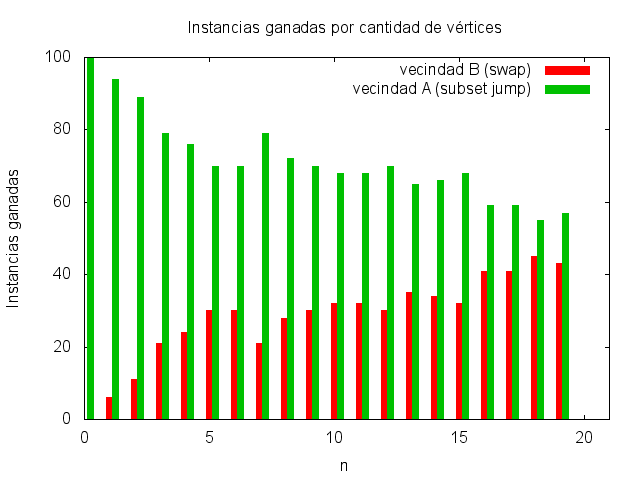

gnuplot code for this plot:
set term png
set xrange[0:21]
set title "Instancias ganadas por cantidad de vértices"
set output "calidad_histograma.png"
set xlabel "n"
set ylabel "Instancias ganadas"
set style data histogram 
set style histogram cluster gap 2
set style fill solid
set boxwidth 0.9
plot 'ganador_local.out' using 2 title 'vecindad B (swap)', 'ganador_local.out' using 3 title 'vecindad A (subset jump)'
